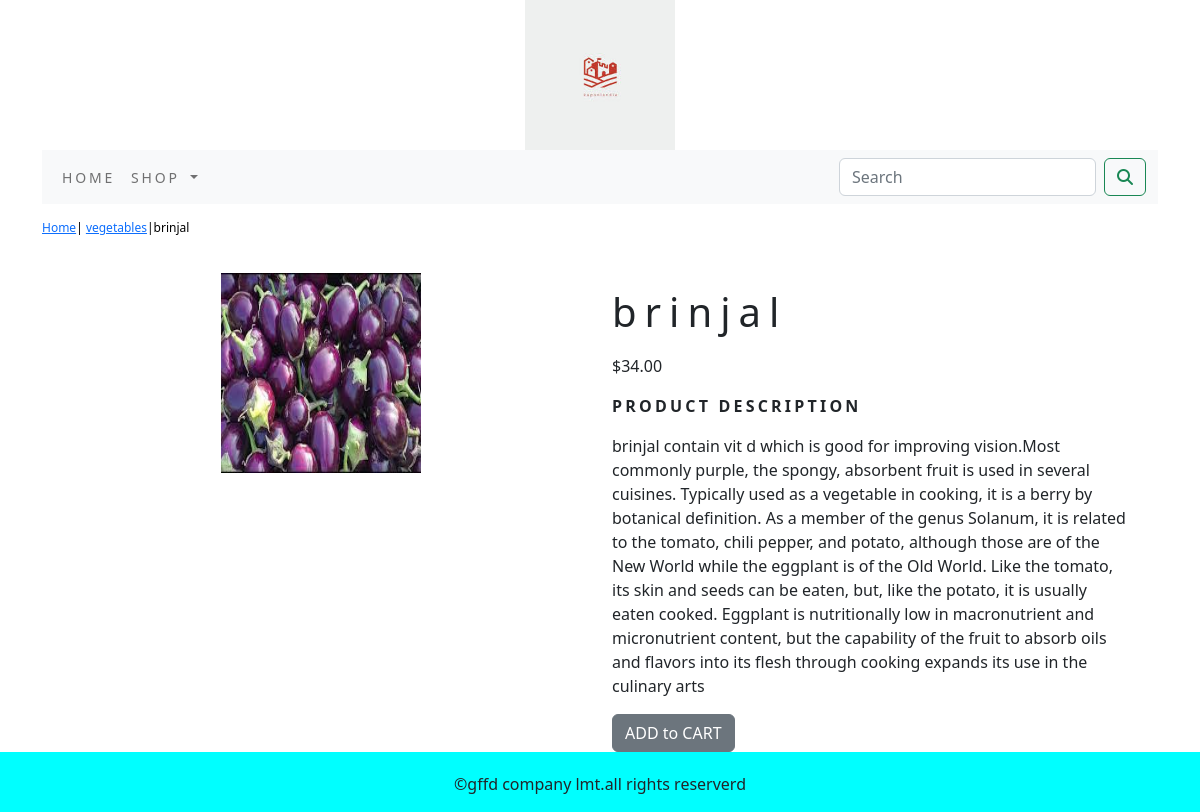
Screenshot of /shop/vegetables/brinjal/ with the database file from the repository.
### shop/models.py (models this page shows, shortened)
class product(models.Model):
    name=models.CharField(max_length=250,unique=True)
    slug=models.SlugField(max_length=250,unique=True)
    description=models.TextField(blank=True)
    price=models.DecimalField(max_digits=10,decimal_places=2)
    category=models.ForeignKey(category,on_delete=models.CASCADE)
    img = models.ImageField(upload_to='product', blank=True)
    stock=models.IntegerField()
    available=models.BooleanField(default=True)
    created=models.DateTimeField(auto_now_add=True)
    updated=models.DateTimeField(auto_now=True)
    class Meta:
        ordering = ('name',)
        verbose_name = 'product'
        verbose_name_plural = 'products'

class category(models.Model):
    name=models.CharField(max_length=250,unique=True)
    slug=models.SlugField(max_length=250,unique=True)
    description=models.TextField(blank=True)
    img=models.ImageField(upload_to='category',blank=True)
    class Meta:
        ordering=('name',)
        verbose_name='category'
        verbose_name_plural='categories'
    def get_url(self):
        return reverse('shop:productsbycategory',args=[self.slug])
    def __str__(self):
        return  '{}'.format(self.name)

### shop/views.py (the view)
# urls.py: path('<slug:c_slug>/<slug:product_slug>/',views.prodetail,name='prodetail'),
def prodetail(request,c_slug,product_slug):
    try:
        prod=product.objects.get(category__slug=c_slug,slug=product_slug)
    except Exception as e:
        raise e
    return render(request,'product.html',{'products':prod})

### cart/context_processor.py (called while the page is built)
def counter(request):
    item_count=0
    if 'admin' in request.path:
        return {}
    else:
        try:
            cart=Cart.objects.filter(cart_id=cart__id(request))
            cart_items=Cartitem.objects.all().filter(cart=cart[:1])
            for cart_item in cart_items:
                item_count += cart_item.quantity
        except Cart.DoesNotExist:
            item_count=0
        return dict(item_count=item_count)

### cart/views.py (called while the page is built)
def cart__id(request):
    cart1=request.session.session_key
    if not cart1:
        cart1=request.session.create()
    return cart1

### shop/context_processors.py (called while the page is built)
def menu_links(request):
    links=category.objects.all()
    return dict(links=links)

### templates/product.html (shortened to what this page needs)
{% extends 'base.html' %}
{% load static %}
{% block content %}
<div class="row my_product_row_class">
    <div class="mx_auto">
        <p><a href="{% url 'shop:allproducts' %}">Home</a >| <a href="{{ products.category.get_url }}">{{products.category}}</a>|{{products.name}} </p>
    </div>
</div>
<div class="container">
<div class="row">
    <div class="col-12 col-sm-12 col-md-12 col-lg-6 text-center">
        <div class="min-width:18rem">
            <img src="{{products.img.url}}" alt="{{products.name}}" width="200;" height="200;">
        </div>
    </div>
        <div class="col-12 col-sm-12 col-md-12 col-lg-6">
            <div>
            <h1 class="my_product_title">{{products.name}}</h1>
            <p>${{products.price}}</p>
            <p class="my_title"><b>Product Description</b></p>
            <p class="text-justify my_product_text">{{products.description}}</p>
            {% if products.stock <= 0 %}
            <p class="text-justify my_product_text"><b>OUT OF STOCK</b></p>
            {% else %}
            <a href="{% url 'cart:add_cart' products.id %}" class="btn btn-secondary">ADD to CART</a>
            {% endif %}
            </div>
        </div>
</div>
</div>
</div>
{% endblock %}

### static/css/custom.css (style rules this page uses)
.my_title { font-size:16px; text-transform:uppercase; letter-spacing:.2em; }
.my_product_row_class { padding-top:15px; padding-bottom:20px; }
.my_product_row_class .mx_auto { color:black; font-size:12px; text-decoration:none; }
.my_product_title { font_size:16px; text_transform:uppercase; letter-spacing:.2em; padding-top:15px; padding-bottom:10px; }
.my_product_text { padding-right:20px; }

### rows the page displays
product: category "vegetables", name "brinjal", img (picture), price "34.00", description "brinjal contain vit d which is good for improving vision.Most commonly purple, the spongy, absorbent fruit is used in several cuisines. Typically used as a vegetable in cooking, it is a berry by botanical definition. As a member of the genus Solanum, it is related to the tomato, chili pepper, and potato, although those are of the New World while the eggplant is of the Old World. Like the tomato, its skin and seeds can be eaten, but, like the potato, it is usually eaten cooked. Eggplant is nutritionally low in macronutrient and micronutrient content, but the capability of the fruit to absorb oils and flavors into its flesh through cooking expands its use in the culinary arts"
